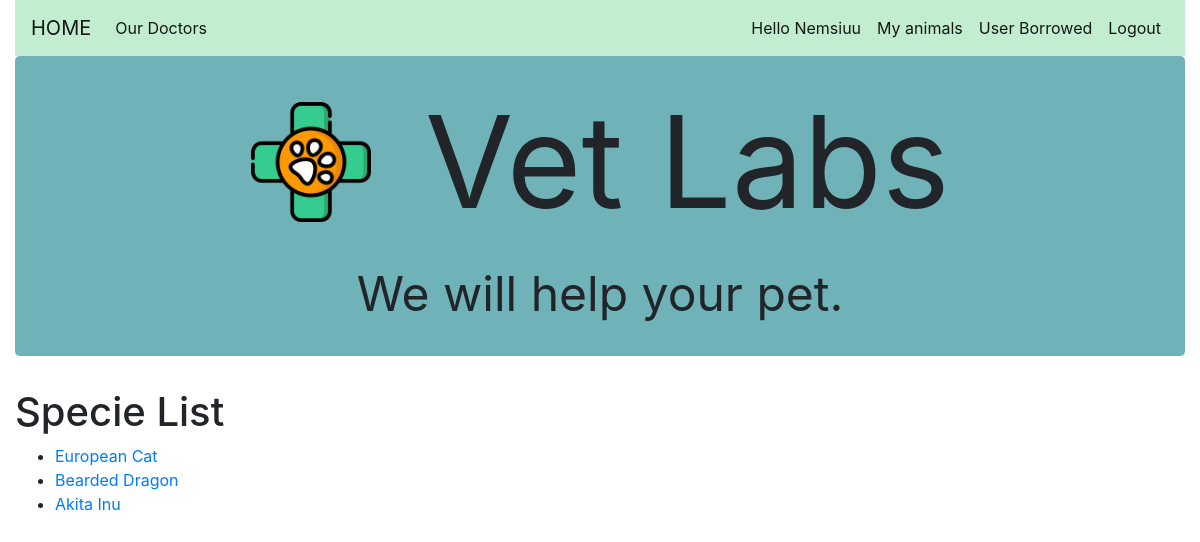
The page /catalog/species/ (signed in) on the database its author committed.
### catalog/models.py (models this page shows, shortened)
class Specie(models.Model):
    name = models.CharField(max_length=200, help_text='Enter a specie')
    def get_absolute_url(self):
        return reverse('specie-detail', args=[str(self.id)])

### catalog/views.py (the view)
# urls.py: path('species/', views.SpecieListView.as_view(), name='species'),
class SpecieListView(LoginRequiredMixin,generic.ListView):
    model = Specie
    paginate_by = 10

### catalog/templates/catalog/specie_list.html
{% extends "base_generic.html" %}
{% block content %}
  <h1>Specie List</h1>
  {% if specie_list %}
  <ul>
    {% for specie in specie_list %}
      <li>
        <a href="{{ specie.get_absolute_url }}">{{ specie.name }} </a>
      </li>
    {% endfor %}
  </ul>
  {% else %}
    <p>There are </p>
  {% endif %}
{% endblock %}

### catalog/templates/base_generic.html (shortened to what this page needs)
<!DOCTYPE html>
<html lang="en">
<head>
  <link rel="stylesheet" href="https://cdn.jsdelivr.net/npm/bootstrap@4.5.3/dist/css/bootstrap.min.css">
  <link href="https://maxcdn.bootstrapcdn.com/font-awesome/4.2.0/css/font-awesome.min.css" rel="stylesheet">
  {% load static %}
  <link rel="stylesheet" type="text/css" href="{% static 'css/styles.css' %}">
</head>
<body>
  <div class="container-fluid">
    <nav class="navbar navbar-expand-lg navbar-light "style="background-color: #C2EDCE;"  >
      <a class="navbar-brand" href="{% url 'index' %}">HOME</a>
      <div class="collapse navbar-collapse" id="navbarNav">
        <ul class="navbar-nav">
          <li class="nav-item active">
            <a class="nav-link" href="{% url 'doctors' %}">Our Doctors <span class="sr-only">(current)</span></a>
          </li>
        </ul>
        <ul class="navbar-nav ml-auto">
          {% if user.is_authenticated %}
          <li class="nav-item active"><a class="nav-link" href="#"> Hello {{ user.get_username }} </a></li>
          <li class="nav-item active"><a class="nav-link" href="{% url 'animals' %}">My animals</a></li>
          {% if perms.catalog.can_mark_completed %}
          <li class="nav-item active"><a class="nav-link" href="{% url 'patients' %}">User Borrowed</a></li>
          {% endif %}
          <li class="nav-item active"><a class="nav-link" href="{% url 'logout'%}?next={{request.path}}">Logout</a></li>
          {% endif %}
        </ul>
      </div>
    </nav>
    <div class="jumbotron text-center" style="background-color: #6FB3B8;    padding-top: 10px !important;  padding-bottom: 10px !important;">
      <img src="{% static 'css/veterinarian.png' %}" id="logo">
      <span id="websiteTitle"> Vet Labs</span>
      <p id="slogan">We will help your pet. </p>
    </div>
    <div class="row">
      <div class="col-sm-12 ">{% block content %}{% endblock %} </div>
    </div>
  </div>
</body>
</html>

### catalog/static/css/styles.css (style rules this page uses)
#websiteTitle { font-size: 8em; vertical-align: middle; padding-left: 50px; }
#slogan { font-size: 3em; }
#logo { height: 120px; width: 120px; }

### rows shown on the page
Specie: name "European Cat"
Specie: name "Bearded Dragon"
Specie: name "Akita Inu"

### other values the page prints
{{ user.get_username }} "Nemsiuu"
